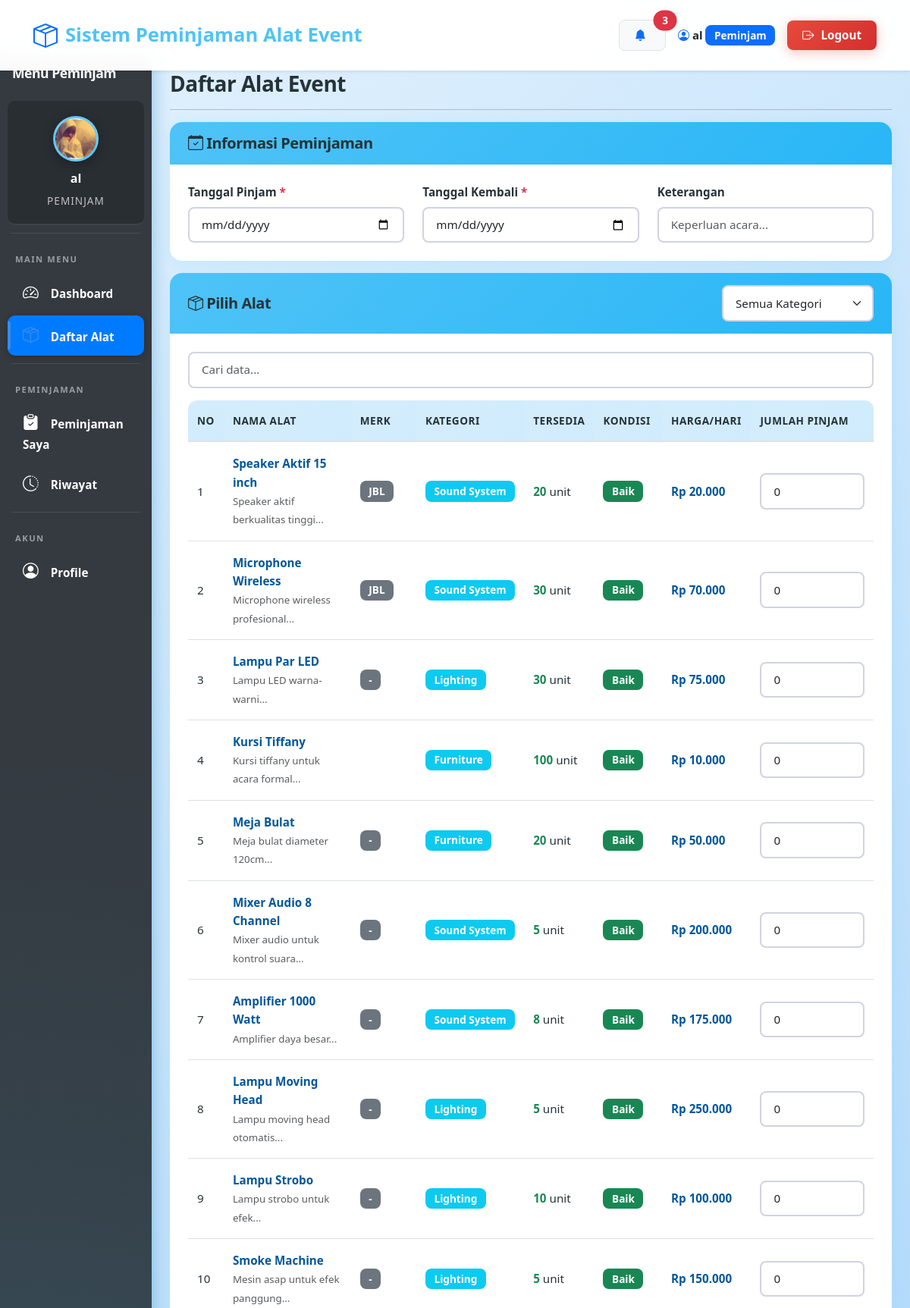
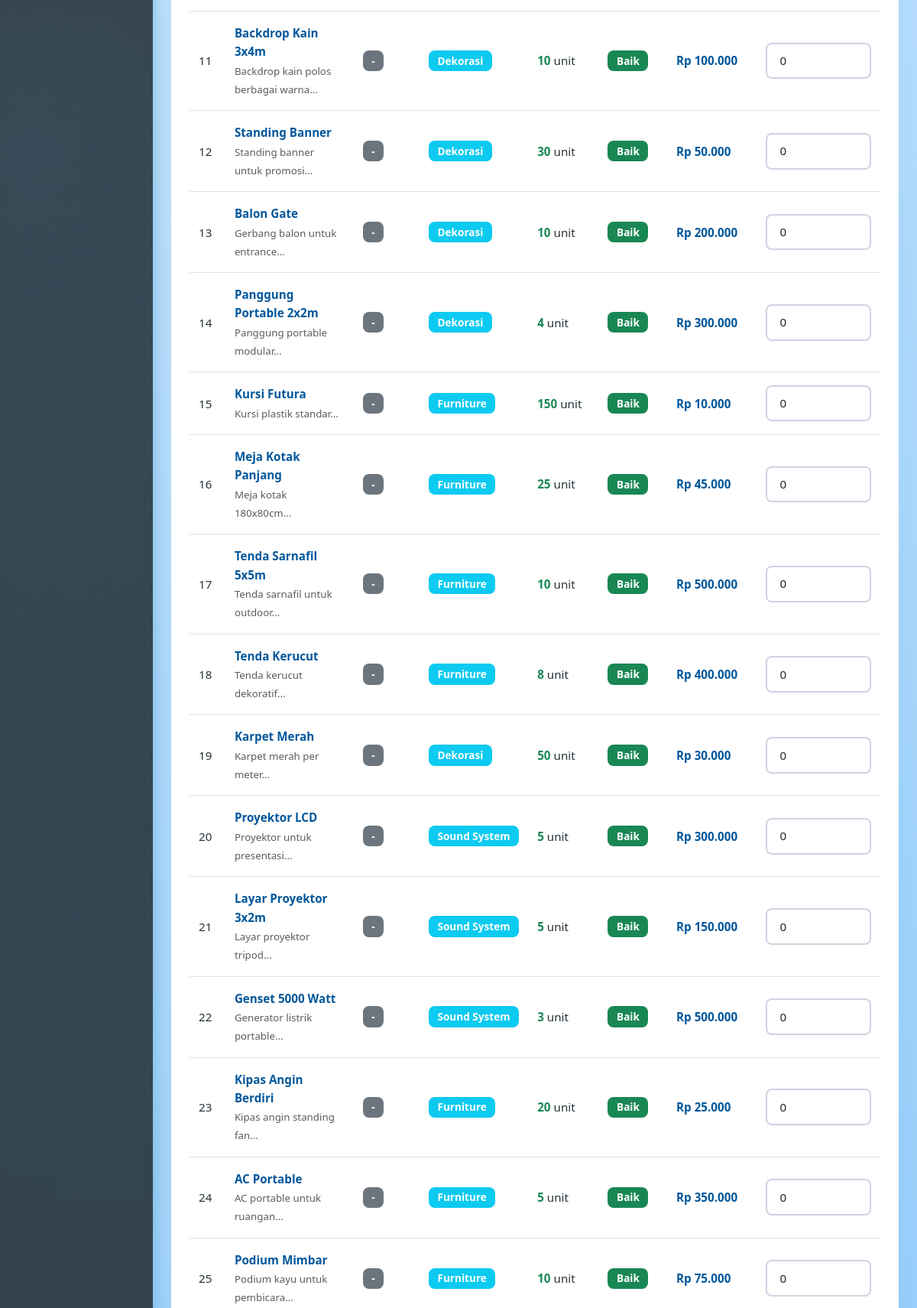
The app's page /peminjam/alat.php (signed in, upper part) with its own data (2 pictures, top to bottom).
### tables this page shows
CREATE TABLE `alat` (
  `id` int NOT NULL,
  `nama_alat` varchar(100) NOT NULL,
  `merk` varchar(100) DEFAULT NULL,
  `kategori_id` int DEFAULT NULL,
  `jumlah_total` int NOT NULL,
  `jumlah_tersedia` int NOT NULL,
  `kondisi` enum('baik','rusak ringan','rusak berat') DEFAULT 'baik',
  `harga_sewa` decimal(10,2) DEFAULT NULL,
  `deskripsi` text,
  `foto` varchar(255) DEFAULT NULL,
  `created_at` timestamp NULL DEFAULT CURRENT_TIMESTAMP,
  `deleted_at` datetime DEFAULT NULL
);

CREATE TABLE `kategori` (
  `id` int NOT NULL,
  `nama_kategori` varchar(50) NOT NULL,
  `deskripsi` text,
  `deleted_at` datetime DEFAULT NULL
);

### peminjam/alat.php (the view, shortened to what this page needs)
<?php
require_once '../config/database.php';
include '../includes/header.php';
?>
<div class="container-fluid">
    <div class="row">
        <?php include '../includes/peminjam_sidebar.php'; ?>
        <div class="col-md-10 p-4">
            <h2>Daftar Alat Event</h2>
            <hr>
            <form method="POST" id="formPeminjaman">
                <div class="card mb-3">
                    <div class="card-header bg-primary text-white">
                        <h5 class="mb-0"><i class="bi bi-calendar-check"></i> Informasi Peminjaman</h5>
                    </div>
                    <div class="card-body">
                        <div class="row">
                            <div class="col-md-4">
                                <label class="form-label">Tanggal Pinjam <span class="text-danger">*</span></label>
                                <input type="date" name="tanggal_pinjam" class="form-control" required min="<?php echo date('Y-m-d'); ?>">
                            </div>
                            <div class="col-md-4">
                                <label class="form-label">Tanggal Kembali <span class="text-danger">*</span></label>
                                <input type="date" name="tanggal_kembali" class="form-control" required min="<?php echo date('Y-m-d'); ?>">
                            </div>
                            <div class="col-md-4">
                                <label class="form-label">Keterangan</label>
                                <input type="text" name="keterangan" class="form-control" placeholder="Keperluan acara...">
                            </div>
                        </div>
                    </div>
                </div>
                <div class="card">
                    <div class="card-header bg-success text-white d-flex justify-content-between align-items-center">
                        <h5 class="mb-0"><i class="bi bi-box-seam"></i> Pilih Alat</h5>
                        <div>
                            <select class="form-select form-select-sm" onchange="window.location.href='?kategori='+this.value" style="width: 200px;">
                                <option value="0">Semua Kategori</option>
                            </select>
                        </div>
                    </div>
                    <div class="card-body">
                        <div class="table-responsive">
                            <table class="table table-hover">
                                <thead class="table-light">
                                    <tr>
                                        <th width="5%">No</th>
                                        <th width="20%">Nama Alat</th>
                                        <th width="10%">Merk</th>
                                        <th width="12%">Kategori</th>
                                        <th width="10%">Tersedia</th>
                                        <th width="10%">Kondisi</th>
                                        <th width="13%">Harga/Hari</th>
                                        <th width="20%">Jumlah Pinjam</th>
                                    </tr>
                                </thead>
                                <tbody>
                                    <?php
                                    $where = "a.jumlah_tersedia > 0";
                                    $query = "SELECT a.*, k.nama_kategori FROM alat a
                                             LEFT JOIN kategori k ON a.kategori_id = k.id
                                             WHERE $where
                                             ORDER BY a.id ASC";
                                    $result = mysqli_query($conn, $query);
                                    $no = 1;
                                    if (mysqli_num_rows($result) == 0):
                                    ?>
                                    <tr>
                                        <td colspan="7" class="text-center text-muted">Tidak ada alat tersedia</td>
                                    </tr>
                                    <?php else: ?>
                                    <?php while ($row = mysqli_fetch_assoc($result)): ?>
                                    <tr>
                                        <td><?php echo $no++; ?></td>
                                        <td>
                                            <strong><?php echo $row['nama_alat']; ?></strong>
                                            <?php if ($row['deskripsi']): ?>
                                            <br><small class="text-muted"><?php echo substr($row['deskripsi'], 0, 50); ?>...</small>
                                            <?php endif; ?>
                                        </td>
                                        <td><span class="badge bg-secondary"><?php echo $row['merk'] ?? '-'; ?></span></td>
                                        <td><span class="badge bg-info"><?php echo $row['nama_kategori']; ?></span></td>
                                        <td><strong class="text-success"><?php echo $row['jumlah_tersedia']; ?></strong> unit</td>
                                        <td>
                                            <span class="badge bg-<?php echo $row['kondisi'] == 'baik' ? 'success' : 'warning'; ?>">
                                                <?php echo ucfirst($row['kondisi']); ?>
                                            </span>
                                        </td>
                                        <td><strong>Rp <?php echo number_format($row['harga_sewa'], 0, ',', '.'); ?></strong></td>
                                        <td>
                                            <input type="number"
                                                   name="alat[<?php echo $row['id']; ?>]"
                                                   class="form-control form-control-sm"
                                                   min="0"
                                                   max="<?php echo $row['jumlah_tersedia']; ?>"
                                                   value="0"
                                                   placeholder="0">
                                        </td>
                                    </tr>
                                    <?php endwhile; ?>
                                    <?php endif; ?>
                                </tbody>
                            </table>
                        </div>
                    </div>
                </div>
            </form>
        </div>
    </div>
</div>
<?php include '../includes/footer.php'; ?>

### assets/css/variables.css (style rules this page uses)
:root { --primary: #4FC3F7; --primary-dark: #29B6F6; --primary-light: #81D4FA; --secondary: #78909C; --success: #66BB6A; --info: #42A5F5; --warning: #FFA726; --danger: #EF5350; --light: #E3F2FD; --dark: #263238; --blue-gradient: linear-gradient(135deg, #4FC3F7 0%, #29B6F6 100%); --blue-gradient-dark: linear-gradient(135deg, #29B6F6 0%, #0288D1 100%); --sidebar-gradient: linear-gradient(180deg, #0277BD 0%, #01579B 100%); --card-gradient: linear-gradient(135deg, #E3F2FD 0%, #BBDEFB 100%); --card-shadow: 0 4px 20px rgba(79, 195, 247, 0.15); --button-shadow: 0 4px 15px rgba(79, 195, 247, 0.3); --hover-shadow: 0 8px 30px rgba(79, 195, 247, 0.25); --spacing-sm: 0.5rem; --spacing-md: 1rem; --spacing-lg: 1.5rem; --spacing-xl: 2rem; --radius-sm: 8px; --radius-md: 12px; --radius-lg: 16px; --font-family: 'Segoe UI', Tahoma, Geneva, Verdana, sans-serif; --font-size-base: 15px; --font-weight-normal: 500; --font-weight-bold: 700; }

### assets/css/base.css (style rules this page uses)
* { margin: 0; padding: 0; box-sizing: border-box; }
html { scroll-behavior: smooth; }
body { font-family: var(--font-family); background: linear-gradient(135deg, #E3F2FD 0%, #BBDEFB 50%, #90CAF9 100%); background-attachment: fixed; min-height: 100vh; color: var(--dark); font-size: var(--font-size-base); line-height: 1.6; padding-top: 70px; }
h1, h2, h3, h4, h5, h6 { font-weight: var(--font-weight-bold); color: var(--dark); letter-spacing: -0.5px; }
h2 { font-size: 1.75rem; margin-bottom: 0.5rem; }
p, td, th, label, span { color: var(--dark); }
strong { font-weight: var(--font-weight-bold); }

### assets/css/components.css (style rules this page uses)
.card { border: none; border-radius: var(--radius-lg); box-shadow: var(--card-shadow); overflow: hidden; margin-bottom: var(--spacing-lg); background: white; transition: all 0.3s ease; }
.card-header { background: var(--blue-gradient); color: white; font-weight: var(--font-weight-bold); font-size: 1.1rem; padding: var(--spacing-md) var(--spacing-lg); border: none; }
.card-body { padding: var(--spacing-lg); }
.table thead th { border-bottom: 2px solid #dee2e6; font-weight: var(--font-weight-bold); text-transform: uppercase; font-size: 0.85rem; letter-spacing: 0.5px; color: var(--dark); padding: var(--spacing-md) 0.75rem; background: linear-gradient(135deg, rgba(79, 195, 247, 0.1) 0%, rgba(41, 182, 246, 0.1) 100%); }
.table-light { background-color: #E3F2FD !important; }
.table tbody td { padding: var(--spacing-md) 0.75rem; vertical-align: middle; font-size: 0.95rem; color: var(--dark); font-weight: var(--font-weight-normal); }
.table tbody td strong { font-weight: var(--font-weight-bold); color: #01579B; }
.table-responsive { border-radius: var(--radius-md); }
.badge { padding: 0.5em 0.85em; font-weight: var(--font-weight-bold); border-radius: var(--radius-sm); font-size: 0.85rem; }
.form-control, .form-select { border-radius: var(--radius-sm); border: 2px solid #d1d3e2; padding: 0.65rem var(--spacing-md); transition: all 0.3s ease; font-size: 0.95rem; font-weight: var(--font-weight-normal); }
.form-label { font-weight: var(--font-weight-bold); color: var(--dark); margin-bottom: var(--spacing-sm); font-size: 0.95rem; }

### records on screen
alat: nama_alat "Speaker Aktif 15 inch", deskripsi "Speaker aktif berkualitas tinggi", merk "JBL", kategori.nama_kategori "Sound System", jumlah_tersedia "20", kondisi "Baik", harga_sewa "20.000", id+jumlah_tersedia "0"
alat: nama_alat "Microphone Wireless", deskripsi "Microphone wireless profesional", merk "JBL", kategori.nama_kategori "Sound System", jumlah_tersedia "30", kondisi "Baik", harga_sewa "70.000", id+jumlah_tersedia "0"
alat: nama_alat "Lampu Par LED", deskripsi "Lampu LED warna-warni", merk "-", kategori.nama_kategori "Lighting", jumlah_tersedia "30", kondisi "Baik", harga_sewa "75.000", id+jumlah_tersedia "0"
alat: nama_alat "Kursi Tiffany", deskripsi "Kursi tiffany untuk acara formal", kategori.nama_kategori "Furniture", jumlah_tersedia "100", kondisi "Baik", harga_sewa "10.000", id+jumlah_tersedia "0"
alat: nama_alat "Meja Bulat", deskripsi "Meja bulat diameter 120cm", merk "-", kategori.nama_kategori "Furniture", jumlah_tersedia "20", kondisi "Baik", harga_sewa "50.000", id+jumlah_tersedia "0"
alat: nama_alat "Mixer Audio 8 Channel", deskripsi "Mixer audio untuk kontrol suara", merk "-", kategori.nama_kategori "Sound System", jumlah_tersedia "5", kondisi "Baik", harga_sewa "200.000", id+jumlah_tersedia "0"
alat: nama_alat "Amplifier 1000 Watt", deskripsi "Amplifier daya besar", merk "-", kategori.nama_kategori "Sound System", jumlah_tersedia "8", kondisi "Baik", harga_sewa "175.000", id+jumlah_tersedia "0"
alat: nama_alat "Lampu Moving Head", deskripsi "Lampu moving head otomatis", merk "-", kategori.nama_kategori "Lighting", jumlah_tersedia "5", kondisi "Baik", harga_sewa "250.000", id+jumlah_tersedia "0"
alat: nama_alat "Lampu Strobo", deskripsi "Lampu strobo untuk efek", merk "-", kategori.nama_kategori "Lighting", jumlah_tersedia "10", kondisi "Baik", harga_sewa "100.000", id+jumlah_tersedia "0"
alat: nama_alat "Smoke Machine", deskripsi "Mesin asap untuk efek panggung", merk "-", kategori.nama_kategori "Lighting", jumlah_tersedia "5", kondisi "Baik", harga_sewa "150.000", id+jumlah_tersedia "0"
alat: nama_alat "Backdrop Kain 3x4m", deskripsi "Backdrop kain polos berbagai warna", merk "-", kategori.nama_kategori "Dekorasi", jumlah_tersedia "10", kondisi "Baik", harga_sewa "100.000", id+jumlah_tersedia "0"
alat: nama_alat "Standing Banner", deskripsi "Standing banner untuk promosi", merk "-", kategori.nama_kategori "Dekorasi", jumlah_tersedia "30", kondisi "Baik", harga_sewa "50.000", id+jumlah_tersedia "0"
alat: nama_alat "Balon Gate", deskripsi "Gerbang balon untuk entrance", merk "-", kategori.nama_kategori "Dekorasi", jumlah_tersedia "10", kondisi "Baik", harga_sewa "200.000", id+jumlah_tersedia "0"
alat: nama_alat "Panggung Portable 2x2m", deskripsi "Panggung portable modular", merk "-", kategori.nama_kategori "Dekorasi", jumlah_tersedia "4", kondisi "Baik", harga_sewa "300.000", id+jumlah_tersedia "0"
alat: nama_alat "Kursi Futura", deskripsi "Kursi plastik standar", merk "-", kategori.nama_kategori "Furniture", jumlah_tersedia "150", kondisi "Baik", harga_sewa "10.000", id+jumlah_tersedia "0"
alat: nama_alat "Meja Kotak Panjang", deskripsi "Meja kotak 180x80cm", merk "-", kategori.nama_kategori "Furniture", jumlah_tersedia "25", kondisi "Baik", harga_sewa "45.000", id+jumlah_tersedia "0"
alat: nama_alat "Tenda Sarnafil 5x5m", deskripsi "Tenda sarnafil untuk outdoor", merk "-", kategori.nama_kategori "Furniture", jumlah_tersedia "10", kondisi "Baik", harga_sewa "500.000", id+jumlah_tersedia "0"
alat: nama_alat "Tenda Kerucut", deskripsi "Tenda kerucut dekoratif", merk "-", kategori.nama_kategori "Furniture", jumlah_tersedia "8", kondisi "Baik", harga_sewa "400.000", id+jumlah_tersedia "0"
alat: nama_alat "Karpet Merah", deskripsi "Karpet merah per meter", merk "-", kategori.nama_kategori "Dekorasi", jumlah_tersedia "50", kondisi "Baik", harga_sewa "30.000", id+jumlah_tersedia "0"
alat: nama_alat "Proyektor LCD", deskripsi "Proyektor untuk presentasi", merk "-", kategori.nama_kategori "Sound System", jumlah_tersedia "5", kondisi "Baik", harga_sewa "300.000", id+jumlah_tersedia "0"
alat: nama_alat "Layar Proyektor 3x2m", deskripsi "Layar proyektor tripod", merk "-", kategori.nama_kategori "Sound System", jumlah_tersedia "5", kondisi "Baik", harga_sewa "150.000", id+jumlah_tersedia "0"
alat: nama_alat "Genset 5000 Watt", deskripsi "Generator listrik portable", merk "-", kategori.nama_kategori "Sound System", jumlah_tersedia "3", kondisi "Baik", harga_sewa "500.000", id+jumlah_tersedia "0"
alat: nama_alat "Kipas Angin Berdiri", deskripsi "Kipas angin standing fan", merk "-", kategori.nama_kategori "Furniture", jumlah_tersedia "20", kondisi "Baik", harga_sewa "25.000", id+jumlah_tersedia "0"
alat: nama_alat "AC Portable", deskripsi "AC portable untuk ruangan", merk "-", kategori.nama_kategori "Furniture", jumlah_tersedia "5", kondisi "Baik", harga_sewa "350.000", id+jumlah_tersedia "0"
alat: nama_alat "Podium Mimbar", deskripsi "Podium kayu untuk pembicara", merk "-", kategori.nama_kategori "Furniture", jumlah_tersedia "10", kondisi "Baik", harga_sewa "75.000", id+jumlah_tersedia "0"

### other values on screen
$notif_count "3"
$_SESSION['nama'] "al"
$_SESSION['role'] "Peminjam"
$_SESSION['role'] "PEMINJAM"
